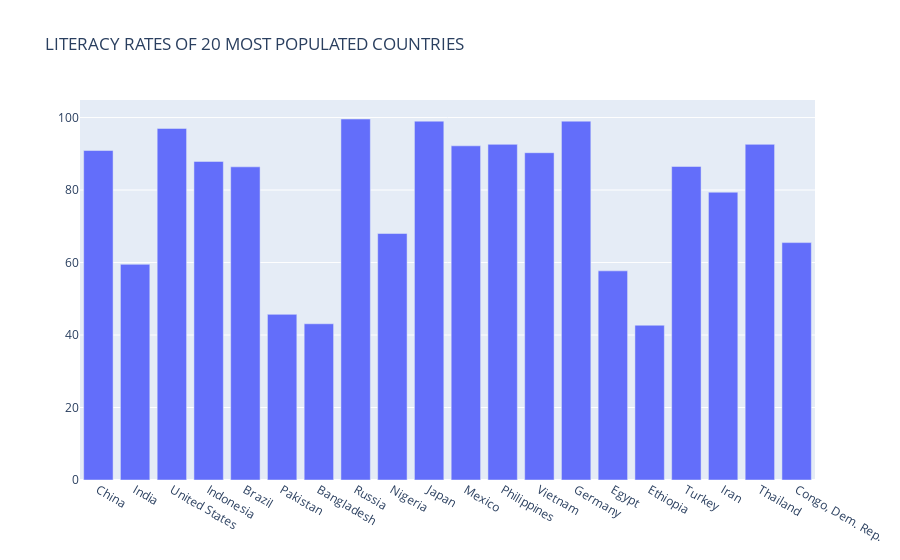

Notebook cell for this chart:
### Markdown cell above
##### RELATION BETWEEN POPULATION AND LITERACY
##### LITERACY RATES OF THE TOP 20 MOST POPULATED COUNTRIES

### Code cell
fig = go.Figure(data=[go.Bar(x=cont.nlargest(20,'Population')['Country'], y=cont.nlargest(20,'Population')['Literacy_percent'])])
fig.update_layout(title_text='LITERACY RATES OF 20 MOST POPULATED COUNTRIES')
fig.show()

### Figure 1 — Plotly figure (JSON) as saved in the notebook; plotly's stock layout.template omitted (floating-point values rounded to 4 significant figures)
{"data": [{"type": "bar", "x": ["China ", "India ", "United States ", "Indonesia ", "Brazil ", "Pakistan ", "Bangladesh ", "Russia ", "Nigeria ", "Japan ", "Mexico ", "Philippines ", "Vietnam ", "Germany ", "Egypt ", "Ethiopia ", "Turkey ", "Iran ", "Thailand ", "Congo, Dem. Rep. "], "y": [90.9, 59.5, 97.0, 87.9, 86.4, 45.7, 43.1, 99.6, 68.0, 99.0, 92.2, 92.6, 90.3, 99.0, 57.7, 42.7, 86.5, 79.4, 92.6, 65.5]}], "layout": {"title": {"text": "LITERACY RATES OF 20 MOST POPULATED COUNTRIES"}}}
